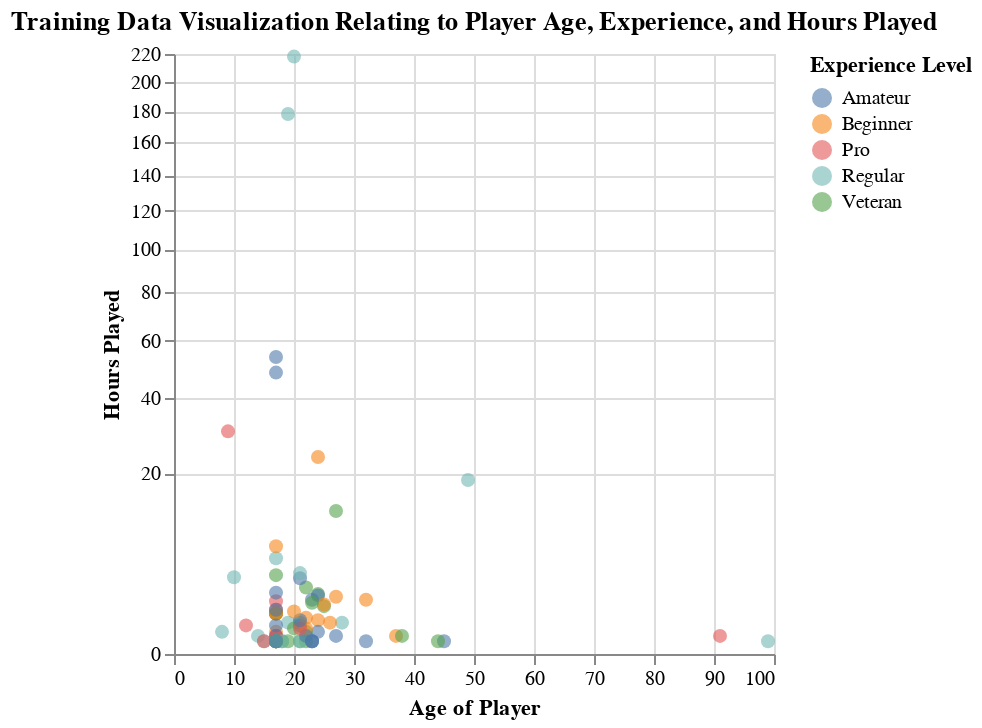

Source (notebook cell):
### Markdown cell above
### Visualizating the Training Data

We visualize the training portion of the dataset to examine the relationship between age, gameplay hours, and player experience. This helps us understand whether the relationship appears linear or displays clustered, nonlinear patterns, which would justify the use of a K-Nearest Neighbors regression model.

### Code cell
# Output dataframes instead of arrays (same as example)
set_config(transform_output="pandas")

# Set the seed
np.random.seed(1)

# Splitting the data into training and testing sets (75% / 25%)
players_train, players_test = train_test_split(
    players_hrs,
    train_size=0.75,
    random_state=1
)

# Create scatter plot of hours played versus age,
# label the points by experience level (mimicking example's color-coding)
players_visualization_training = (
    alt.Chart(players_train)
    .mark_circle(opacity=0.6, size=49)
    .encode(
        x=alt.X("age:Q").title("Age of Player"),
        y=alt.Y("played_hours:Q")
            .title("Hours Played")
            .scale(zero=False, type="sqrt"),
        color=alt.Color("experience:N").title("Experience Level")
    )
    .properties(
        title="Training Data Visualization Relating to Player Age, Experience, and Hours Played"
    )
)

players_visualization_training

### Figure 1 — Vega-Lite specification as saved in the notebook (floating-point values rounded to 4 significant figures)
{"config": {"view": {"continuousWidth": 300, "continuousHeight": 300}}, "data": {"name": "data-e081d8cb6bf9e2a2eaeebd1804823843"}, "mark": {"type": "circle", "opacity": 0.6, "size": 49}, "encoding": {"color": {"field": "experience", "title": "Experience Level", "type": "nominal"}, "x": {"field": "age", "title": "Age of Player", "type": "quantitative"}, "y": {"field": "played_hours", "scale": {"zero": false, "type": "sqrt"}, "title": "Hours Played", "type": "quantitative"}}, "title": "Training Data Visualization Relating to Player Age, Experience, and Hours Played", "$schema": "https://vega.github.io/schema/vega-lite/v5.20.1.json", "datasets": {"data-e081d8cb6bf9e2a2eaeebd1804823843": [{"experience": "Regular", "subscribe": true, "hashedEmail": "71e724778a28bb0ebbdacb1328944dfef427525466b012b66e7554a65e401a16", "played_hours": 0.2, "name": "Carmen", "gender": "Male", "age": 14}, {"experience": "Regular", "subscribe": true, "hashedEmail": "ad6390295640af1ed0e45ffc58a53b2d9074b0eea694b16210addd44d7c81f83", "played_hours": 178.2, "name": "Piper", "gender": "Female", "age": 19}, {"experience": "Veteran", "subscribe": true, "hashedEmail": "82d2615c56f8bdb5e56c603d3c90096649eb944fe47e1c827219d8af0b9fc94a", "played_hours": 0.6, "name": "Théo", "gender": "Male", "age": 21}, {"experience": "Pro", "subscribe": true, "hashedEmail": "fcab03c6d3079521e7f9665caed0f31fe3dae6b5ccb86e6cb58747a43aa8789f", "played_hours": 1.2, "name": "Sakura", "gender": "Male", "age": 17}, {"experience": "Veteran", "subscribe": false, "hashedEmail": "d3ca24e4d7fe8ffe2a821ebd3b841252950ca53e4d659a5f33b987e2cd42a1ec", "played_hours": 0.1, "name": "Casey", "gender": "Male", "age": 18}, {"experience": "Regular", "subscribe": true, "hashedEmail": "20ae3f8b5323674fe6e537bc91928841cfc2a00c1b36522fd25370bb6fa89d36", "played_hours": 0.6, "name": "Ryker", "gender": "Male", "age": 19}, {"experience": "Regular", "subscribe": true, "hashedEmail": "b622593d2ef8b337dc554acb307d04a88114f2bf453b18fb5d2c80052aeb2319", "played_hours": 218.1, "name": "Akio", "gender": "Non-binary", "age": 20}, {"experience": "Pro", "subscribe": false, "hashedEmail": "d46bd29a2ed08e3500bd8729085ef4b6f0ca65baf4c756f88b6bedf7a18e0352", "played_hours": 1.7, "name": "Asher", "gender": "Male", "age": 17}, {"experience": "Veteran", "subscribe": true, "hashedEmail": "f1b432523542f90c61176a555ccb2144468d76c91a32d74082ab8c101f9d25b6", "played_hours": 0.1, "name": "London", "gender": "Male", "age": 21}, {"experience": "Pro", "subscribe": true, "hashedEmail": "d9473710057f7d42f36570f0be83817a4eea614029ff90cf50d8889cdd729d11", "played_hours": 0.2, "name": "Ahmed", "gender": "Other", "age": 91}, {"experience": "Veteran", "subscribe": true, "hashedEmail": "8d2eed1f399e0d77cebb8fcc48ed19ad2fa8e3bb3fa683cb90e0ac6d42677bf2", "played_hours": 2.2, "name": "Cyrus", "gender": "Male", "age": 24}, {"experience": "Regular", "subscribe": true, "hashedEmail": "f2826fb8dbce4d450348f99cb27ade184b713998d9679780442efaaf218038f2", "played_hours": 3.6, "name": "Zane", "gender": "Male", "age": 10}, {"experience": "Regular", "subscribe": true, "hashedEmail": "7d71c49cbbce8dcf0276b2bfecfa2d16f22cb31a4024556d6085884298f2ee8d", "played_hours": 0.1, "name": "Devin", "gender": "Two-Spirited", "age": 99}, {"experience": "Pro", "subscribe": true, "hashedEmail": "0d70dd9cac34d646c810b1846fe6a85b9e288a76f5dcab9c1ff1a0e7ca200b3a", "played_hours": 1.0, "name": "Knox", "gender": "Male", "age": 17}, {"experience": "Beginner", "subscribe": true, "hashedEmail": "ae8d8a9dcf80b38466f89466201e6d594eb94d6994eda1617f7dfae9cb21bfb3", "played_hours": 1.0, "name": "Ella", "gender": "Female", "age": 17}, {"experience": "Beginner", "subscribe": false, "hashedEmail": "42eafe96ed5c1684e3b5cc614d1b01a117173d3ec6898abcf1177d9822bd39f7", "played_hours": 0.3, "name": "Ariana", "gender": "Female", "age": 17}, {"experience": "Veteran", "subscribe": false, "hashedEmail": "11006065e9412650e99eea4a4aaaf0399bc338006f85e80cc82d18b49f0e2aa4", "played_hours": 0.1, "name": "Callum", "gender": "Male", "age": 19}, {"experience": "Pro", "subscribe": true, "hashedEmail": "90f1495942837b1cde67cc9e3119421e38183502a4c6dee304df3bf0c21e0dd0", "played_hours": 0.2, "name": "Tristan", "gender": "Male", "age": 17}, {"experience": "Amateur", "subscribe": false, "hashedEmail": "6fa105fac7f4f37350f21830db78cde153d8edda41d6f4f2d48c9785d605c5e5", "played_hours": 0.1, "name": "Yosef", "gender": "Male", "age": 45}, {"experience": "Veteran", "subscribe": false, "hashedEmail": "c871393f513c68e313874ac9d192a0b8be7bf99a96bff0ab46beb343ee4217d5", "played_hours": 2.7, "name": "Sophia", "gender": "Female", "age": 22}, {"experience": "Beginner", "subscribe": true, "hashedEmail": "0ce7bfa910d47fc91f21a7b3acd8f33bde6db57912ce0290fa0437ce0b97f387", "played_hours": 0.1, "name": "Osiris", "gender": "Male", "age": 17}, {"experience": "Amateur", "subscribe": true, "hashedEmail": "e3e1bef1ce259c995332635c0ec630a575713451cbe742d7ca93e4c03d0826df", "played_hours": 0.2, "name": "Kennedy", "gender": "Male", "age": 17}, {"experience": "Amateur", "subscribe": true, "hashedEmail": "fc0224c81384770e93ca717f32713960144bf0b52ff67639433a5c06a653a882", "played_hours": 0.2, "name": "Gemna", "gender": "Male", "age": 27}, {"experience": "Beginner", "subscribe": true, "hashedEmail": "d51a8c57269fe347b4b7760ec29c420832cb36a11c47569a9200872831910c05", "played_hours": 0.7, "name": "Amelie", "gender": "Female", "age": 24}, {"experience": "Beginner", "subscribe": false, "hashedEmail": "80afc8e7137de6a232421e926c1e6e64ddeef1d8157c4439746bc00fcf91e8a7", "played_hours": 1.8, "name": "Amelia", "gender": "Male", "age": 32}, {"experience": "Amateur", "subscribe": true, "hashedEmail": "8b71f4d66a38389b7528bb38ba6eb71157733df7d1740371852a797ae97d82d1", "played_hours": 0.1, "name": "Natalie", "gender": "Male", "age": 17}, {"experience": "Beginner", "subscribe": true, "hashedEmail": "6ca8a90e4f5c61bf36baf556d446873c4e894e7a62f91996aa237be64b0e183b", "played_hours": 1.0, "name": "Atlas", "gender": "Female", "age": 17}, {"experience": "Regular", "subscribe": true, "hashedEmail": "5baba1651a0b92788bc0d6dcdf00be64af1cf9f0015bbeed204ddabd1d872e83", "played_hours": 0.6, "name": "Kendall", "gender": "Female", "age": 28}, {"experience": "Veteran", "subscribe": true, "hashedEmail": "9ba67e127e4e70d909f6237644bb4674b17bc6ae5c9e735f88cfc50e22b499c6", "played_hours": 0.1, "name": "Quinton", "gender": "Male", "age": 17}, {"experience": "Amateur", "subscribe": true, "hashedEmail": "7c0ae28a5f85a515a8063f9ed989aa26c5ebcc64f6b7be2948c0b300c2c9bd47", "played_hours": 0.1, "name": "Evangeline", "gender": "Male", "age": 23}, {"experience": "Veteran", "subscribe": true, "hashedEmail": "cb00c16dc2043f435a7a8c2a473656e4119ffa7173bab7ec7455715173912498", "played_hours": 1.0, "name": "Suki", "gender": "Non-binary", "age": 17}, {"experience": "Regular", "subscribe": true, "hashedEmail": "5e0beb10f6163a508622ef25220d780bdd012a89dee571db77fc502980c0e57d", "played_hours": 0.1, "name": "Ophelia", "gender": "Male", "age": 15}, {"experience": "Amateur", "subscribe": false, "hashedEmail": "93efabc9f7de58f44c457bac715cf8f9f44cd88cc574fc02624cac194d2f0ea5", "played_hours": 2.1, "name": "Sebastián", "gender": "Male", "age": 24}, {"experience": "Beginner", "subscribe": false, "hashedEmail": "1a2b92f18f36b0b59b41d648d10a9b8b20a2adff550ddbcb8cec2f47d4d881d0", "played_hours": 0.2, "name": "Aurora", "gender": "Female", "age": 37}, {"experience": "Amateur", "subscribe": true, "hashedEmail": "75f275366c0dbb8b23957b97aaaf77db5d6517fb846d3d4d209bd391ae3d39f6", "played_hours": 0.3, "name": "Sahil", "gender": "Male", "age": 24}, {"experience": "Veteran", "subscribe": false, "hashedEmail": "71453e425f07d10da4fa2b349c83e73ccdf0fb3312f778b35c5802c3292c87bd", "played_hours": 0.3, "name": "Pascal", "gender": "Male", "age": 22}, {"experience": "Veteran", "subscribe": false, "hashedEmail": "70db3a16ef58cf8bf6d8658c426ba4a5fcd7523a0abdd413f14466c41181215d", "played_hours": 0.1, "name": "Lana", "gender": "Male", "age": 22}, {"experience": "Regular", "subscribe": true, "hashedEmail": "0d4d71be33e2bc7266ee4983002bd930f69d304288a8663529c875f40f1750f3", "played_hours": 5.6, "name": "Winslow", "gender": "Male", "age": 17}, {"experience": "Amateur", "subscribe": false, "hashedEmail": "8d713786e0bf0371cd928a91d32d1e37b14e14e49744cdebac90885c05c48afa", "played_hours": 0.1, "name": "Bodhi", "gender": "Female", "age": 32}, {"experience": "Pro", "subscribe": false, "hashedEmail": "f7875ae87a61632030d5c4029ee8cf081be7047b2b4a9c04ab5a706f59786197", "played_hours": 0.2, "name": "Liam", "gender": "Male", "age": 17}, {"experience": "Amateur", "subscribe": true, "hashedEmail": "95aa10ff79645508dcff5c08da02a8f6ddd9016b44fb469347e5739b8865c613", "played_hours": 0.5, "name": "Freya", "gender": "Male", "age": 21}, {"experience": "Veteran", "subscribe": true, "hashedEmail": "5a340c0e3d1aa3e579efc625bd3e5bca7fc25f7115b68e9411f457464bfd3df4", "played_hours": 0.4, "name": "Zoe", "gender": "Male", "age": 20}, {"experience": "Regular", "subscribe": true, "hashedEmail": "7dc01f10bf20671ecfccdac23812b1b415acd42c2147cb0af4d48fcce2420f3e", "played_hours": 0.1, "name": "Kylie", "gender": "Male", "age": 21}, {"experience": "Beginner", "subscribe": true, "hashedEmail": "d13020f8d53c08c95e64f2254424a65c9c479fcfd866b21b850d200a2689a8b5", "played_hours": 0.4, "name": "Omkar", "gender": "Prefer not to say", "age": 22}, {"experience": "Amateur", "subscribe": false, "hashedEmail": "f19e136ddde68f365afc860c725ccff54307dedd13968e896a9f890c40aea436", "played_hours": 2.3, "name": "Harlow", "gender": "Male", "age": 17}, {"experience": "Amateur", "subscribe": true, "hashedEmail": "36d9cbb4c6bc0c1a6911436d2da0d09ec625e43e6552f575d4acc9cf487c4686", "played_hours": 53.9, "name": "Alex", "gender": "Male", "age": 17}, {"experience": "Amateur", "subscribe": true, "hashedEmail": "8af6e04a9067b009303e36cf39f7e7d53f9473e74b4633876ddd79769158b665", "played_hours": 0.1, "name": "Zelda", "gender": "Male", "age": 23}, {"experience": "Amateur", "subscribe": true, "hashedEmail": "a175d4741dc84e6baf77901f6e8e0a06f54809a34e6b5211159bced346f7fb3e", "played_hours": 48.4, "name": "Xander", "gender": "Female", "age": 17}, {"experience": "Pro", "subscribe": true, "hashedEmail": "8eae13e0f5823d9c48fe7b89695ea231f96f644f664bcc74c5a07f7d0a1135bd", "played_hours": 0.5, "name": "Gray", "gender": "Male", "age": 12}, {"experience": "Pro", "subscribe": true, "hashedEmail": "f6daba428a5e19a3d47574858c13550499be23603422e6a0ee9728f8b53e192d", "played_hours": 30.3, "name": "Morgan", "gender": "Male", "age": 9}, {"experience": "Veteran", "subscribe": true, "hashedEmail": "6b1cdc07fcc1f7ea09509341fd245dd34fdba386f14a493e9107c18604baedc9", "played_hours": 0.1, "name": "Finnian", "gender": "Non-binary", "age": 17}, {"experience": "Beginner", "subscribe": true, "hashedEmail": "e3175c379bbb83c8786d2dd719cf844575aca24d2c81d643dc7f12f6227becf7", "played_hours": 0.8, "name": "Jade", "gender": "Female", "age": 22}, {"experience": "Veteran", "subscribe": false, "hashedEmail": "88247d9a46fc214a12485dcbcbb03a8ddebfe8c1ec5fe209cd660147625c8e62", "played_hours": 1.4, "name": "Aiden", "gender": "Prefer not to say", "age": 25}, {"experience": "Beginner", "subscribe": true, "hashedEmail": "96e190b0bf3923cd8d349eee467c09d1130af143335779251492eb4c2c058a5f", "played_hours": 2.0, "name": "Ibrahim", "gender": "Prefer not to say", "age": 27}, {"experience": "Amateur", "subscribe": true, "hashedEmail": "fe218a05c6c3fc6326f4f151e8cb75a2a9fa29e22b110d4c311fb58fb211f471", "played_hours": 0.1, "name": "Fatima", "gender": "Male", "age": 17}, {"experience": "Amateur", "subscribe": true, "hashedEmail": "3caa832978e0596779f4ee7c686c4592fb6de893925025d25bf26be9a8cd03f5", "played_hours": 0.2, "name": "Thatcher", "gender": "Male", "age": 22}, {"experience": "Regular", "subscribe": false, "hashedEmail": "8e98b6db2053af0bc0e62cd55bcea5a08f23986dec3d02ca520ea039517e6744", "played_hours": 0.1, "name": "Sam", "gender": "Male", "age": 18}, {"experience": "Beginner", "subscribe": true, "hashedEmail": "f9ac013b2f0bc2bd4928a6a0fc8a0aae8b5c4f2670cf9e18f547b7e72034c965", "played_hours": 1.0, "name": "Leah", "gender": "Male", "age": 17}, {"experience": "Pro", "subscribe": true, "hashedEmail": "e47ae138603b9a7d6e9b97554bac2daf0477b30e0a4f29ed9d3deacc3c7ec155", "played_hours": 0.1, "name": "Hayden", "gender": "Male", "age": 15}, {"experience": "Pro", "subscribe": false, "hashedEmail": "060aca80f8cfbf1c91553a72f4d5ec8034764b05ab59fe8e1cf0eee9a7b67967", "played_hours": 0.4, "name": "Lyra", "gender": "Male", "age": 21}, {"experience": "Amateur", "subscribe": true, "hashedEmail": "119f01b9877fc5ea0073d05602a353b91c4b48e4cf02f42bb8d661b46a34b760", "played_hours": 0.7, "name": "Hugo", "gender": "Female", "age": 21}, {"experience": "Veteran", "subscribe": true, "hashedEmail": "b3510c708bd50bf9f75e6e02bb6fe14edb705e0ea671ee769a45c613750e8b58", "played_hours": 12.5, "name": "Isidore", "gender": "Agender", "age": 27}, {"experience": "Veteran", "subscribe": true, "hashedEmail": "577aa5f15468252b1c6f32dcd515012923476292e30f95e6b4128c770e993f92", "played_hours": 0.1, "name": "Winston", "gender": "Male", "age": 17}, {"experience": "Regular", "subscribe": true, "hashedEmail": "bc704ff2bc676dbf48ee41b9e11481c1387bf758ad318f2428f336e3fecc6660", "played_hours": 0.3, "name": "Andy", "gender": "Male", "age": 8}, {"experience": "Amateur", "subscribe": true, "hashedEmail": "22a78bfd44e46931261d06864b92cf9a8fd77fb02bec66cb71646dd9da222a0d", "played_hours": 1.2, "name": "Aaron", "gender": "Non-binary", "age": 17}, {"experience": "Amateur", "subscribe": true, "hashedEmail": "710148466b44cb02ba894aa9005a4892e619250ebd01153055d6c7578fc1ea10", "played_hours": 0.1, "name": "Ayman", "gender": "Male", "age": 23}, {"experience": "Beginner", "subscribe": true, "hashedEmail": "f459ce1862ec9a43b6c714810390dfd632ed104eb11378b3a2a134b1b107bc75", "played_hours": 0.6, "name": "Jabari", "gender": "Male", "age": 26}, {"experience": "Amateur", "subscribe": true, "hashedEmail": "fb0005032363ec3b30c2ae668f78f5076b7e77de0c6a249e924eee608cd0a1fa", "played_hours": 3.5, "name": "Madison", "gender": "Female", "age": 21}, {"experience": "Veteran", "subscribe": true, "hashedEmail": "d07befbac08be3d876d026ac0458651067001b39081d24724af3c95be76355e0", "played_hours": 0.1, "name": "Yvette", "gender": "Non-binary", "age": 17}, {"experience": "Beginner", "subscribe": true, "hashedEmail": "4bed6f49b672974f706aa7f020b4f29020326bf594520593557cd381a51559b8", "played_hours": 1.5, "name": "Sarah", "gender": "Female", "age": 25}, {"experience": "Beginner", "subscribe": false, "hashedEmail": "e74c60a92c0100e7240be56d66969db85856152b048c639331a3595f901461ae", "played_hours": 7.1, "name": "Arash", "gender": "Male", "age": 17}, {"experience": "Beginner", "subscribe": true, "hashedEmail": "fef4e1bed8c3f6dcd7bcd39ab21bd402386155b2ff8c8e53683e1d2793bf1ed1", "played_hours": 1.1, "name": "Caden", "gender": "Male", "age": 20}, {"experience": "Veteran", "subscribe": true, "hashedEmail": "f3c813577c458ba0dfef80996f8f32c93b6e8af1fa939732842f2312358a88e9", "played_hours": 3.8, "name": "Christian", "gender": "Male", "age": 17}, {"experience": "Amateur", "subscribe": true, "hashedEmail": "4b01bce3f141289709e8278b02ba5d2aaa7105d7ccb9c7deb37670a80e332774", "played_hours": 1.8, "name": "Luca", "gender": "Male", "age": 23}, {"experience": "Regular", "subscribe": true, "hashedEmail": "336adf9b9070abb44eaec22a48b04d8cda6cf0c98a46eef37779a1dcb6f5b4bb", "played_hours": 4.0, "name": "Scarlett", "gender": "Male", "age": 21}, {"experience": "Beginner", "subscribe": true, "hashedEmail": "9782452b8e41d1f140374eec34c84f464df6ed12e2777e5b4f7150912b8ab78c", "played_hours": 23.7, "name": "Isla", "gender": "Male", "age": 24}, {"experience": "Veteran", "subscribe": true, "hashedEmail": "7a4686586d290c67179275c7c3dfb4ea02f4d317d9ee0e2cee98baa27877a875", "played_hours": 1.6, "name": "Lane", "gender": "Female", "age": 23}, {"experience": "Regular", "subscribe": false, "hashedEmail": "ba9b943f7fd9b5078b20ece741c4cb6435418d5d8373b4fe3830487f6036095c", "played_hours": 0.1, "name": "Daisy", "gender": "Prefer not to say", "age": 17}, {"experience": "Amateur", "subscribe": true, "hashedEmail": "ab1f44f93c3b828f55458971db393052d9711df3e0e7ff69540bfebfcec555ff", "played_hours": 0.5, "name": "Marley", "gender": "Male", "age": 17}, {"experience": "Regular", "subscribe": true, "hashedEmail": "c57fa94e436cf49a929d0168e47d26fec3d900b321775e280ef136979c01d5a4", "played_hours": 18.5, "name": "Dante", "gender": "Male", "age": 49}, {"experience": "Amateur", "subscribe": false, "hashedEmail": "200db0417ee70863c7e2a0f214c737476fb86de5869d0b907a077d726357e687", "played_hours": 0.1, "name": "Anastasia", "gender": "Female", "age": 17}, {"experience": "Veteran", "subscribe": true, "hashedEmail": "ba24bebe588a34ac546f8559850c65bc90cd9d51b821581bd6e25cff437a1081", "played_hours": 0.1, "name": "Gabriela", "gender": "Female", "age": 44}, {"experience": "Veteran", "subscribe": true, "hashedEmail": "ca20f724571080b997e0efa874b9611e9f280c1af5f68ff6231a9e5b5d79bcfe", "played_hours": 0.2, "name": "Edward", "gender": "Male", "age": 38}]}}
